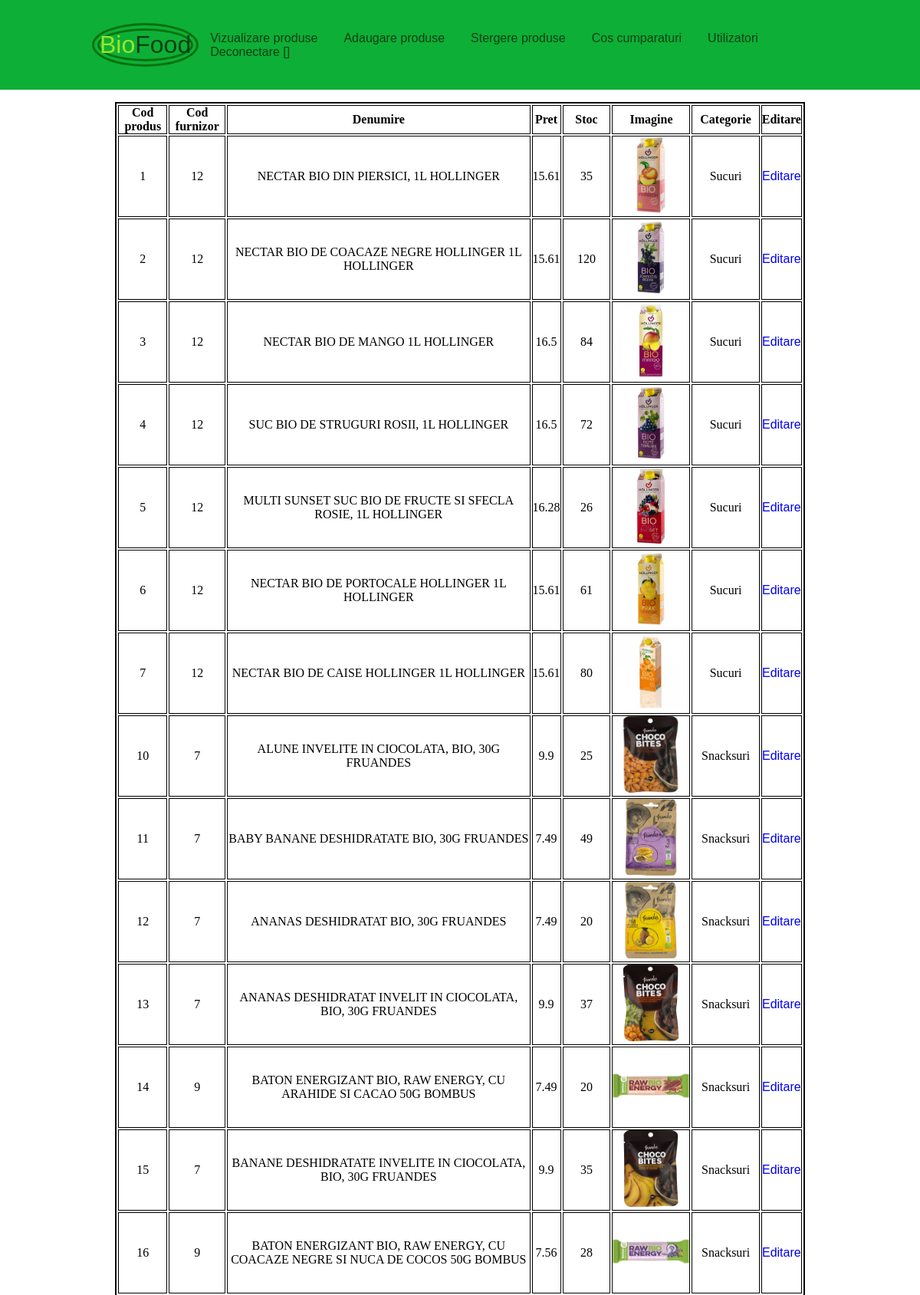
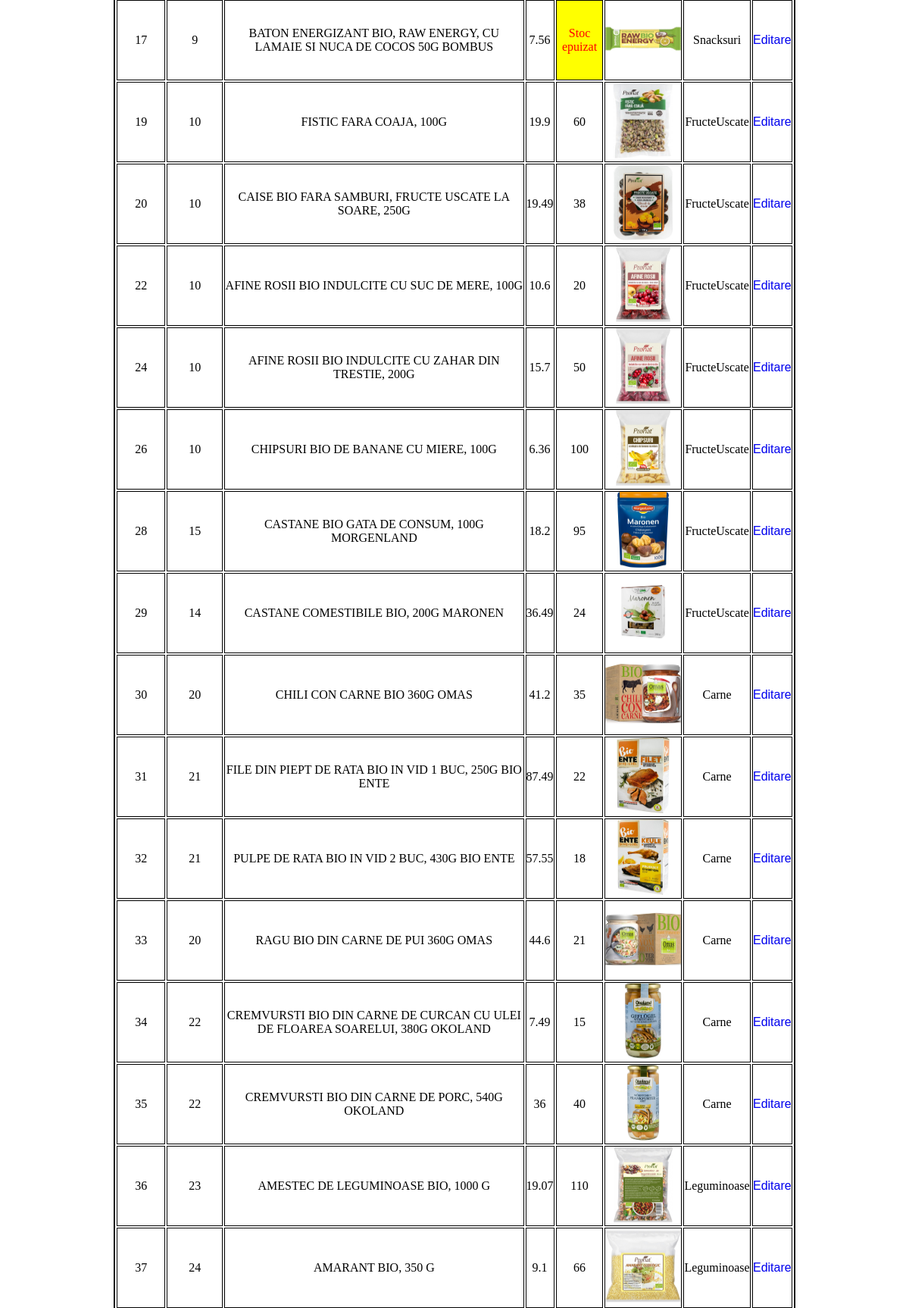
The page /index_admin.php (upper part) on the database its author committed (2 pictures, top to bottom).
### tables this page shows
CREATE TABLE `produse` (
  `COD_PRODUS` int(11) NOT NULL COMMENT 'Codul unic de identificare al produsului',
  `COD_FURNIZOR` int(11) NOT NULL COMMENT 'Codul furnizorului de produs',
  `DENUMIRE` text NOT NULL COMMENT 'Denumirea produslui',
  `PRET` double NOT NULL COMMENT 'Pretul produslui',
  `STOC` int(11) NOT NULL COMMENT 'Numarul de bucati disponibile',
  `IMAGINE` varchar(255) NOT NULL COMMENT 'Calea de referinta din fisier pentru imaginea produsului',
  `CATEGORIE` text NOT NULL COMMENT 'Categoria din care face parte produsul'
);

### index_admin.php (the view, shortened to what this page needs)
<?php
    require_once "conexiune.php";
?>
<!DOCTYPE html>
<html lang="en">
<head>
    <link rel="stylesheet" href="adminStyle.css" type="text/css">
</head>
<body>
    <header>
        <a href="index_admin.php" class="logo" alt='logo' style="color: hsl(135, 78%, 14%);"><span
                style="color: hsl(84, 80%, 53%);">Bio</span>Food</a>
        <nav>
            <ul class="nav_link">
                <li><a href="index_admin.php">Vizualizare produse</a></li>
                <li><a href="adaugaProdus.php">Adaugare produse</a></li>
                <li><a href="stergeProdus.php">Stergere produse</a></li>
                <li><a href="coscumparaturi.php">Cos cumparaturi</a></li>
                <li><a href="utilizatori.php">Utilizatori</a></li>
                <li><a href="deconectare.php" id="delog"> Deconectare [<?php echo $_SESSION['AdminUtilizator'];?>]</a></li>
            </ul>
        </nav>
    </header>
    <table>
                <tr>
                    <th>Cod produs</th>
                    <th>Cod furnizor</th>
                    <th>Denumire</th>
                    <th>Pret</th>
                    <th>Stoc</th>
                    <th>Imagine</th>
                    <th>Categorie</th>
                    <th>Editare</th>
                </tr>
        <?php
            $afiseazaProduse = "SELECT * FROM `produse`";
            $rezultat = mysqli_query($conn,$afiseazaProduse) or die (mysqli_error($conn));
        while($element = mysqli_fetch_array($rezultat, MYSQLI_ASSOC))
            if($element['STOC'] > 0){ ?>
                    <tr>
                        <td><?php echo $element['COD_PRODUS']; ?></td><td><?php echo $element['COD_FURNIZOR']; ?></td>
                        <td><?php echo $element['DENUMIRE']; ?></td><td><?php echo $element['PRET']; ?></td>
                        <td><?php echo $element['STOC']; ?></td>
                        <td style="border:1px solid black; align:center;"><img style="width:100px; height:100px;" src="<?php echo $element['IMAGINE'] ?>"></td>
                        <td style="border:1px solid black; align:center;"><?php echo $element['CATEGORIE'] ?></td>
                        <td><?php echo '<a href="editareComanda.php?cod_produs=' .$element['COD_PRODUS'].'&cod_furnizor=' .$element['COD_FURNIZOR'].
                                            '&denumire=' .$element['DENUMIRE'] .'&pret=' .$element['PRET'] .'&stoc=' .$element['STOC'] .'&imagine=' .$element['IMAGINE']
                                            .'&categorie=' .$element['CATEGORIE'] .'">Editare</a>'; ?></td>
                    </tr>
                    <?php } elseif ($element['STOC'] == 0) { ?>
                            <tr><td><?php echo $element['COD_PRODUS'] ?></td><td><?php echo $element['COD_FURNIZOR'] ?></td><td><?php echo $element['DENUMIRE'] ?></td>
                            <td><?php echo $element['PRET'] ?></td><td style="background-color:yellow; color:red;">Stoc epuizat</td>
                            <td><img style="width:100px; height:100px;" src="<?php echo $element['IMAGINE'] ?>"></td><td><?php echo $element['CATEGORIE'] ?></td>
                            <td><?php echo '<a href="editareComanda.php?cod_produs=' .$element['COD_PRODUS'].'&cod_furnizor=' .$element['COD_FURNIZOR'].
                                            '&denumire=' .$element['DENUMIRE'] .'&pret=' .$element['PRET'] .'&stoc=' .$element['STOC'] .'&imagine=' .$element['IMAGINE']
                                            .'&categorie=' .$element['CATEGORIE'] .'">Editare</a>'; ?></td></tr>
                    <?php } ?>
    </table>
</body>
</html>

### adminStyle.css (style rules this page uses)
* { margin: 0; padding: 0; border: 0; box-sizing: border-box; }
body table tr,th,td { border: 1px solid black; text-align: center; }
table { border: 2px solid black; width:75%; margin:1em auto; }
li, a, button { font-family: 'Montserrat', sans-serif; font-weight: 500; font-size: 1em; text-decoration: none; }
header { display: flex; justify-content: space-between; align-items: center; padding: 30px 10%; background-color: hsl(135, 85%, 37%); }
.logo { cursor: pointer; font-size: 2em; border: 10px double hsla(120, 92%, 20%, 0.788); border-radius: 50%; }
.nav_link { list-style-type: none; }
.nav_link li { display: inline-block; padding: 0px 15px; }
.nav_link li a { transition: all 0.3s ease 0s; color: hsl(135, 78%, 14%); }

### rows shown on the page
produse: COD_PRODUS "1", COD_FURNIZOR "12", DENUMIRE "NECTAR BIO DIN PIERSICI, 1L HOLLINGER", PRET "15.61", STOC "35", IMAGINE (picture), CATEGORIE "Sucuri"
produse: COD_PRODUS "2", COD_FURNIZOR "12", DENUMIRE "NECTAR BIO DE COACAZE NEGRE HOLLINGER 1L HOLLINGER", PRET "15.61", STOC "120", IMAGINE (picture), CATEGORIE "Sucuri"
produse: COD_PRODUS "3", COD_FURNIZOR "12", DENUMIRE "NECTAR BIO DE MANGO 1L HOLLINGER", PRET "16.5", STOC "84", IMAGINE (picture), CATEGORIE "Sucuri"
produse: COD_PRODUS "4", COD_FURNIZOR "12", DENUMIRE "SUC BIO DE STRUGURI ROSII, 1L HOLLINGER", PRET "16.5", STOC "72", IMAGINE (picture), CATEGORIE "Sucuri"
produse: COD_PRODUS "5", COD_FURNIZOR "12", DENUMIRE "MULTI SUNSET SUC BIO DE FRUCTE SI SFECLA ROSIE, 1L HOLLINGER", PRET "16.28", STOC "26", IMAGINE (picture), CATEGORIE "Sucuri"
produse: COD_PRODUS "6", COD_FURNIZOR "12", DENUMIRE "NECTAR BIO DE PORTOCALE HOLLINGER 1L HOLLINGER", PRET "15.61", STOC "61", IMAGINE (picture), CATEGORIE "Sucuri"
produse: COD_PRODUS "7", COD_FURNIZOR "12", DENUMIRE "NECTAR BIO DE CAISE HOLLINGER 1L HOLLINGER", PRET "15.61", STOC "80", IMAGINE (picture), CATEGORIE "Sucuri"
produse: COD_PRODUS "10", COD_FURNIZOR "7", DENUMIRE "ALUNE INVELITE IN CIOCOLATA, BIO, 30G FRUANDES", PRET "9.9", STOC "25", IMAGINE (picture), CATEGORIE "Snacksuri"
produse: COD_PRODUS "11", COD_FURNIZOR "7", DENUMIRE "BABY BANANE DESHIDRATATE BIO, 30G FRUANDES", PRET "7.49", STOC "49", IMAGINE (picture), CATEGORIE "Snacksuri"
produse: COD_PRODUS "12", COD_FURNIZOR "7", DENUMIRE "ANANAS DESHIDRATAT BIO, 30G FRUANDES", PRET "7.49", STOC "20", IMAGINE (picture), CATEGORIE "Snacksuri"
produse: COD_PRODUS "13", COD_FURNIZOR "7", DENUMIRE "ANANAS DESHIDRATAT INVELIT IN CIOCOLATA, BIO, 30G FRUANDES", PRET "9.9", STOC "37", IMAGINE (picture), CATEGORIE "Snacksuri"
produse: COD_PRODUS "14", COD_FURNIZOR "9", DENUMIRE "BATON ENERGIZANT BIO, RAW ENERGY, CU ARAHIDE SI CACAO 50G BOMBUS", PRET "7.49", STOC "20", IMAGINE (picture), CATEGORIE "Snacksuri"
produse: COD_PRODUS "15", COD_FURNIZOR "7", DENUMIRE "BANANE DESHIDRATATE INVELITE IN CIOCOLATA, BIO, 30G FRUANDES", PRET "9.9", STOC "35", IMAGINE (picture), CATEGORIE "Snacksuri"
produse: COD_PRODUS "16", COD_FURNIZOR "9", DENUMIRE "BATON ENERGIZANT BIO, RAW ENERGY, CU COACAZE NEGRE SI NUCA DE COCOS 50G BOMBUS", PRET "7.56", STOC "28", IMAGINE (picture), CATEGORIE "Snacksuri"
produse: COD_PRODUS "17", COD_FURNIZOR "9", DENUMIRE "BATON ENERGIZANT BIO, RAW ENERGY, CU LAMAIE SI NUCA DE COCOS 50G BOMBUS", PRET "7.56", IMAGINE (picture), CATEGORIE "Snacksuri"
produse: COD_PRODUS "19", COD_FURNIZOR "10", DENUMIRE "FISTIC FARA COAJA, 100G", PRET "19.9", STOC "60", IMAGINE (picture), CATEGORIE "FructeUscate"
produse: COD_PRODUS "20", COD_FURNIZOR "10", DENUMIRE "CAISE BIO FARA SAMBURI, FRUCTE USCATE LA SOARE, 250G", PRET "19.49", STOC "38", IMAGINE (picture), CATEGORIE "FructeUscate"
produse: COD_PRODUS "22", COD_FURNIZOR "10", DENUMIRE "AFINE ROSII BIO INDULCITE CU SUC DE MERE, 100G", PRET "10.6", STOC "20", IMAGINE (picture), CATEGORIE "FructeUscate"
produse: COD_PRODUS "24", COD_FURNIZOR "10", DENUMIRE "AFINE ROSII BIO INDULCITE CU ZAHAR DIN TRESTIE, 200G", PRET "15.7", STOC "50", IMAGINE (picture), CATEGORIE "FructeUscate"
produse: COD_PRODUS "26", COD_FURNIZOR "10", DENUMIRE "CHIPSURI BIO DE BANANE CU MIERE, 100G", PRET "6.36", STOC "100", IMAGINE (picture), CATEGORIE "FructeUscate"
produse: COD_PRODUS "28", COD_FURNIZOR "15", DENUMIRE "CASTANE BIO GATA DE CONSUM, 100G MORGENLAND", PRET "18.2", STOC "95", IMAGINE (picture), CATEGORIE "FructeUscate"
produse: COD_PRODUS "29", COD_FURNIZOR "14", DENUMIRE "CASTANE COMESTIBILE BIO, 200G MARONEN", PRET "36.49", STOC "24", IMAGINE (picture), CATEGORIE "FructeUscate"
produse: COD_PRODUS "30", COD_FURNIZOR "20", DENUMIRE "CHILI CON CARNE BIO 360G OMAS", PRET "41.2", STOC "35", IMAGINE (picture), CATEGORIE "Carne"
produse: COD_PRODUS "31", COD_FURNIZOR "21", DENUMIRE "FILE DIN PIEPT DE RATA BIO IN VID 1 BUC, 250G BIO ENTE", PRET "87.49", STOC "22", IMAGINE (picture), CATEGORIE "Carne"
produse: COD_PRODUS "32", COD_FURNIZOR "21", DENUMIRE "PULPE DE RATA BIO IN VID 2 BUC, 430G BIO ENTE", PRET "57.55", STOC "18", IMAGINE (picture), CATEGORIE "Carne"
produse: COD_PRODUS "33", COD_FURNIZOR "20", DENUMIRE "RAGU BIO DIN CARNE DE PUI 360G OMAS", PRET "44.6", STOC "21", IMAGINE (picture), CATEGORIE "Carne"
produse: COD_PRODUS "34", COD_FURNIZOR "22", DENUMIRE "CREMVURSTI BIO DIN CARNE DE CURCAN CU ULEI DE FLOAREA SOARELUI, 380G OKOLAND", PRET "7.49", STOC "15", IMAGINE (picture), CATEGORIE "Carne"
produse: COD_PRODUS "35", COD_FURNIZOR "22", DENUMIRE "CREMVURSTI BIO DIN CARNE DE PORC, 540G OKOLAND", PRET "36", STOC "40", IMAGINE (picture), CATEGORIE "Carne"
produse: COD_PRODUS "36", COD_FURNIZOR "23", DENUMIRE "AMESTEC DE LEGUMINOASE BIO, 1000 G", PRET "19.07", STOC "110", IMAGINE (picture), CATEGORIE "Leguminoase"
produse: COD_PRODUS "37", COD_FURNIZOR "24", DENUMIRE "AMARANT BIO, 350 G", PRET "9.1", STOC "66", IMAGINE (picture), CATEGORIE "Leguminoase"
